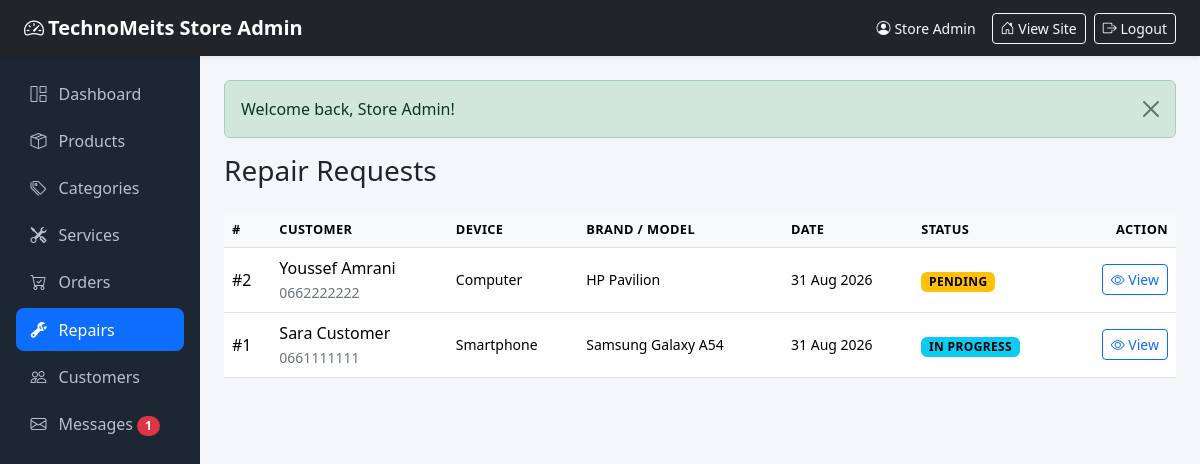
The page /public/admin/repairs (signed in) on the database its author committed.
### tables this page shows
CREATE TABLE repair_requests (
    id                INT UNSIGNED AUTO_INCREMENT PRIMARY KEY,
    user_id           INT UNSIGNED DEFAULT NULL,
    customer_name     VARCHAR(100) NOT NULL,
    customer_email    VARCHAR(150) NOT NULL,
    customer_phone    VARCHAR(20)  NOT NULL,
    device_type       VARCHAR(50)  NOT NULL,
    brand_model       VARCHAR(100) DEFAULT NULL,
    issue_description TEXT NOT NULL,
    status            ENUM('pending', 'in_progress', 'repaired', 'collected', 'cancelled') NOT NULL DEFAULT 'pending',
    created_at        TIMESTAMP NOT NULL DEFAULT CURRENT_TIMESTAMP,
    updated_at        TIMESTAMP NOT NULL DEFAULT CURRENT_TIMESTAMP ON UPDATE CURRENT_TIMESTAMP,
    INDEX idx_repairs_status (status),
    CONSTRAINT fk_repairs_user
        FOREIGN KEY (user_id) REFERENCES users (id) ON DELETE SET NULL
);

### app/controllers/admin/RepairsController.php (called while the page is built, shortened)
<?php
class RepairsController extends Controller
{
    public function index()
    {
        $this->adminView('admin/repairs/index', [
            'title'       => 'Repair Requests',
            'adminActive' => 'repairs',
            'repairs'     => (new RepairRequest())->all(),
        ]);
    }
}

### app/core/App.php (called while the page is built, shortened)
<?php
class App
{
    protected $controller;
    protected $method = 'index';
    public function __construct()
    {
        $url = $this->parseUrl();
        if (!empty($url) && strtolower($url[0]) === 'admin') {
            array_shift($url);
            $this->resolveAdmin($url);
        } else {
            $this->resolvePublic($url);
        }
        $this->params = array_values($url);
        call_user_func_array([$this->controller, $this->method], $this->params);
    }
    private function resolveAdmin(&$url)
    {
        $controllerName = !empty($url[0]) ? ucfirst(strtolower($url[0])) . 'Controller' : 'DashboardController';
        $class          = 'App\\Controllers\\Admin\\' . $controllerName;
        array_shift($url);
        $this->controller = class_exists($class) ? new $class() : new ErrorController();
        $this->method     = !empty($url[0]) ? strtolower(array_shift($url)) : 'index';
    }
    private function parseUrl()
    {
        if (isset($_GET['url'])) {
            $url = rtrim($_GET['url'], '/');
            $url = filter_var($url, FILTER_SANITIZE_URL);
            return explode('/', $url);
        }
        return [];
    }
}

### public/index.php (called while the page is built, shortened)
<?php
require_once APP_PATH . '/core/helpers.php';
new App();

### app/core/Database.php (called while the page is built, shortened)
<?php
class Database
{
    private $pdo;
    private function __construct()
    {
        $dsn = 'mysql:host=' . DB_HOST . ';port=' . DB_PORT . ';dbname=' . DB_NAME . ';charset=utf8mb4';
        try {
            $this->pdo = new PDO($dsn, DB_USER, DB_PASS, [
                PDO::ATTR_ERRMODE            => PDO::ERRMODE_EXCEPTION,
                PDO::ATTR_DEFAULT_FETCH_MODE => PDO::FETCH_ASSOC,
                PDO::ATTR_EMULATE_PREPARES   => false,
                PDO::ATTR_TIMEOUT            => 5,
            ]);
        } catch (PDOException $e) {
            http_response_code(500);
            die('Database connection failed: ' . htmlspecialchars($e->getMessage(), ENT_QUOTES, 'UTF-8'));
        }
    }
    public function run($sql, $params = [])
    {
        $stmt = $this->pdo->prepare($sql);
        $stmt->execute($params);
        return $stmt;
    }
    public function fetchAll($sql, $params = [])
    {
        return $this->run($sql, $params)->fetchAll();
    }
}

### app/core/Model.php (called while the page is built, shortened)
<?php
abstract class Model
{
    protected $db;
    protected $table;
    protected $primaryKey = 'id';
    public function __construct()
    {
        $this->db = Database::instance();
    }
    public function all()
    {
        return $this->db->fetchAll("SELECT * FROM {$this->table} ORDER BY {$this->primaryKey} DESC");
    }
}

### app/views/admin/repairs/index.php (the view, shortened to what this page needs)
<h1 class="h3 mb-4">Repair Requests</h1>
<div class="table-responsive">
    <table class="table align-middle">
        <thead>
            <tr>
                <th>#</th>
                <th>Customer</th>
                <th>Device</th>
                <th>Brand / Model</th>
                <th>Date</th>
                <th>Status</th>
                <th class="text-end">Action</th>
            </tr>
        </thead>
        <tbody>
            <?php foreach ($repairs as $request): ?>
                <tr>
                    <td>#<?= (int) $request['id'] ?></td>
                    <td><?= e($request['customer_name']) ?><br><small class="text-secondary"><?= e($request['customer_phone']) ?></small></td>
                    <td class="small"><?= e(ucfirst($request['device_type'])) ?></td>
                    <td class="small"><?= e($request['brand_model'] ?: '-') ?></td>
                    <td class="small"><?= date('d M Y', strtotime($request['created_at'])) ?></td>
                    <td><?= statusBadge($request['status']) ?></td>
                    <td class="text-end">
                        <a href="<?= url('admin/repairs/show/' . $request['id']) ?>" class="btn btn-sm btn-outline-primary"><i class="bi bi-eye"></i> View</a>
                    </td>
                </tr>
            <?php endforeach; ?>
        </tbody>
    </table>
</div>

### app/core/helpers.php (shortened to what this page needs)
<?php
function e($value)
{
    return htmlspecialchars((string) $value, ENT_QUOTES, 'UTF-8');
}
function url($path = '')
{
    return BASE_URL . ltrim($path, '/');
}
function statusBadge($status)
{
    $map = [
        'pending'     => 'warning',
        'confirmed'   => 'primary',
        'in_progress' => 'info',
        'shipped'     => 'info',
        'repaired'    => 'success',
        'delivered'   => 'success',
        'collected'   => 'secondary',
        'cancelled'   => 'danger',
    ];
    $class = $map[$status] ?? 'secondary';
    $label = ucwords(str_replace('_', ' ', $status));
    return '<span class="badge status-badge text-bg-' . $class . '">' . e($label) . '</span>';
}

### public/assets/css/style.css (style rules this page uses)
:root { --brand-color: #0d6efd; --brand-dark: #0b5ed7; }
body { font-family: system-ui, -apple-system, "Segoe UI", Roboto, sans-serif; overflow-x: hidden; }
.status-badge { font-size: 0.75rem; text-transform: uppercase; letter-spacing: 0.03em; }
.admin-body { background: #f4f6f9; }
.table thead th { font-size: 0.8rem; text-transform: uppercase; letter-spacing: 0.03em; background: #f8f9fa; }

### rows shown on the page
repair_requests: id "2", customer_name "Youssef Amrani", customer_phone "0662222222", device_type "Computer", brand_model "HP Pavilion", created_at "31 Aug 2026", status "PENDING"
repair_requests: id "1", customer_name "Sara Customer", customer_phone "0661111111", device_type "Smartphone", brand_model "Samsung Galaxy A54", created_at "31 Aug 2026", status "IN PROGRESS"

### other values the page prints
APP_NAME "TechnoMeits Store"
currentUser()['name'] "Store Admin"
$unread "1"
$alert['message'] "Welcome back, Store Admin!"
